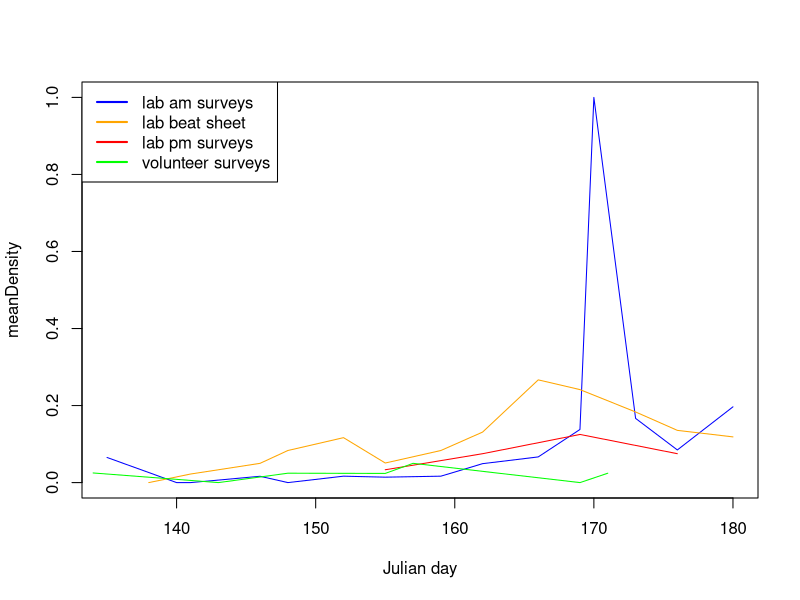
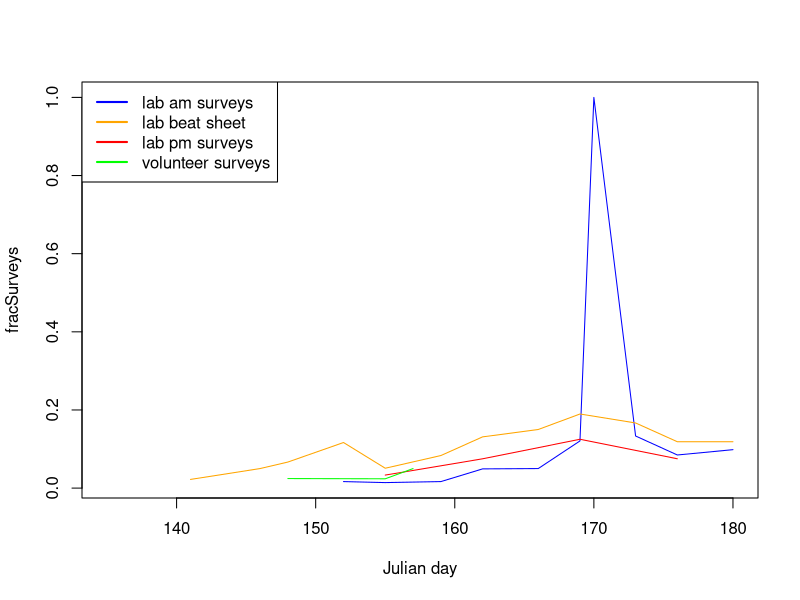
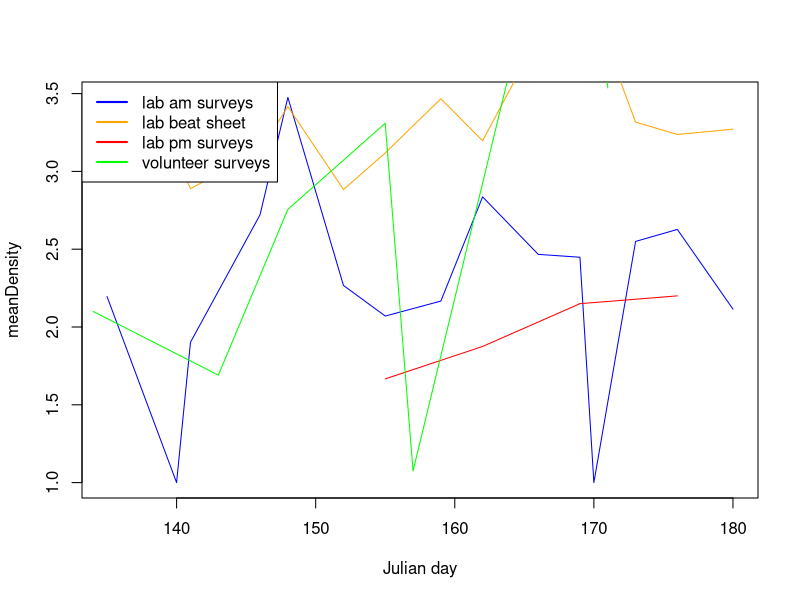
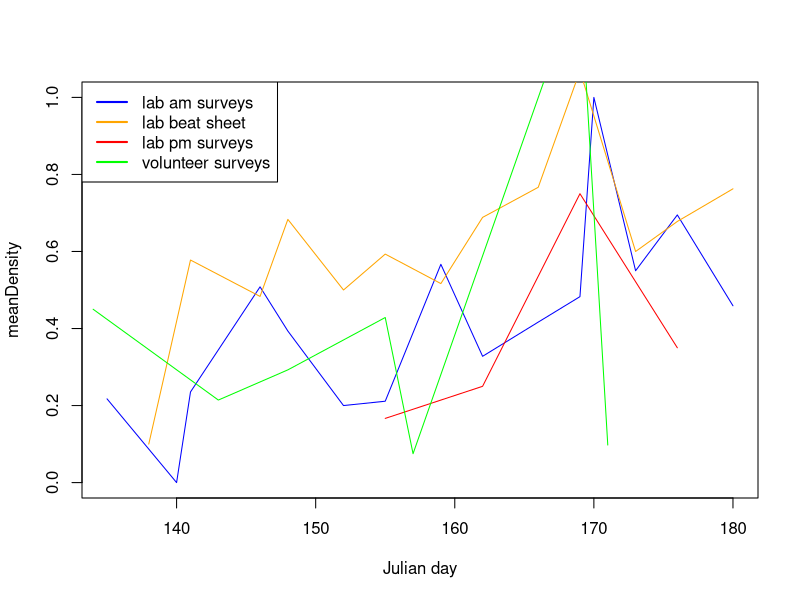
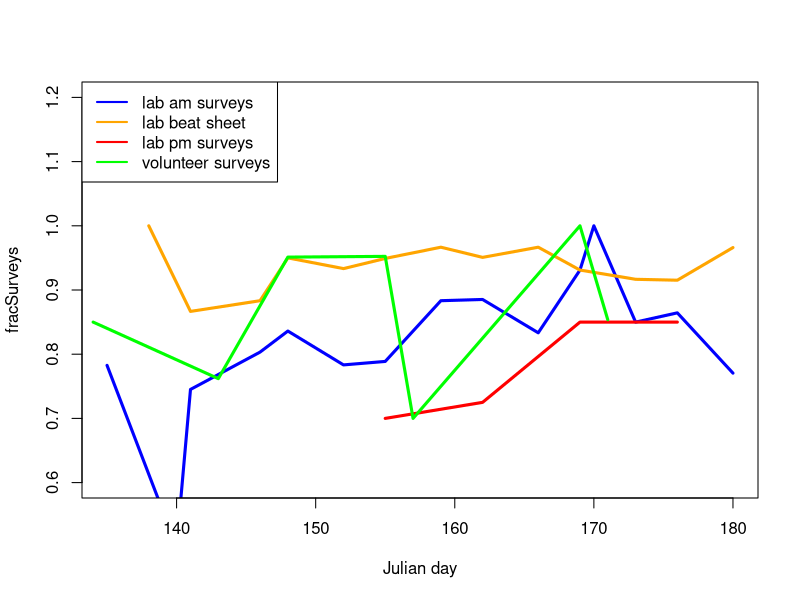
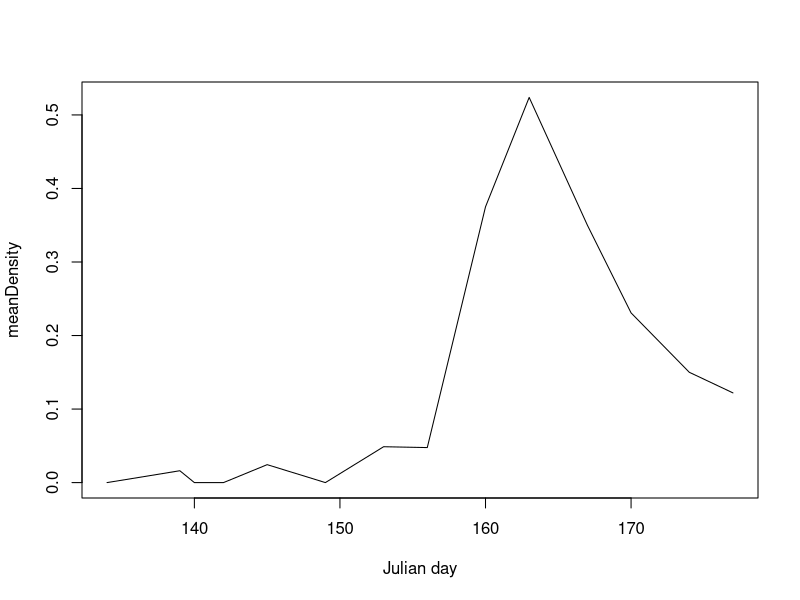

The R script that drew these images, in order:
################################################
# Script for conducting basic analyses based on 
# Caterpillars Count! data exported from the
# phpMyAdmin project site.

# Data include:
#
# tbl_surveys: date, site, time, and temperature of all survey events
#
# tbl_orders: arthropod observed, their length, and count associated with
#             each survey event

# Load required libraries
library(plyr)
library(dplyr)
library(lubridate)
library(stringr)

# Read in data
surveys = read.csv('data/tbl_surveys.csv', header=F)
orders = read.csv('data/tbl_orders.csv', header=F)

names(surveys) = c('surveyID', 'site', 'userID', 'circle', 'survey', 'dateStart',
                   'dateSubmit', 'tempMin', 'tempMax', 'notes', 'plantSp',
                   'herbivory', 'photo', 'isValid')
names(orders) = c('recordID', 'surveyID', 'arthropod', 'length', 'notes',
                  'count', 'photo', 'time', 'isValid')

# Convert 'survey' field to character from factor
surveys$survey = as.character(surveys$survey)


# Merge orders and surveys table
orders2 = merge(surveys, orders, by = 'surveyID', all.x = T)

orders2$date = as.POSIXlt(word(orders2$dateStart, 1, sep = " "), format = "%m/%d/%Y")
orders2$julianday = yday(orders2$date)

orders3 = orders2[, c('surveyID', 'userID','site', 'survey', 'circle', 'date','julianday',
                      'plantSp','herbivory','arthropod','length',
                      'count','notes.y','notes.x')]

# Add column with arthopod order code
arthcodes = read.csv('arth_codes.csv', header=T)
arthcodes1 = arthcodes[, c('ArthCode', 'DataName')]
names(arthcodes1) = c('arthCode', 'arthropod')
orders4 <- merge(orders3, arthcodes1, all.x = TRUE, sort = FALSE)
orders4 <- orders4[, c('surveyID', 'userID','site', 'survey', 'circle', 'date','julianday',
                        'plantSp','herbivory','arthropod','arthCode','length',
                        'count','notes.y','notes.x')]
orders4 <- orders4[order(orders4$date),]

# Add a column indicating if the leaves were wet
orders4$wetLeaves = c()
tempwet <- sort(c(grep("wet leaves", orders4$notes.x), grep("Wet leaves", orders4$notes.x), 
      grep("very dewy", orders4$notes.x), grep("Wet Leaves", orders4$notes.x)))
orders4$wetLeaves = rep('no', nrow(orders4))
orders4$wetLeaves[tempwet] = 'yes'

#tempwet$wetLeaves = 'yes'
#tempwet1 <- tempwet[, c('surveyID', 'wetLeaves')]
#orders5 <- merge(orders4, tempwet1, by = 'wetLeaves', all.x = T)
#orders5$wetLeaves[is.na(orders5$wetLeaves)] = 'no'


# temp fix of date class
orders4$date = as.character(orders4$date)

# add a year column
tempdate <- substring(orders4$date, 1, 4)
orders4$year = tempdate

# List of unique survey events
events = unique(orders4[, c("surveyID", "userID", "date", "year", "julianday", "site", "circle", "survey")])


# Function for checking survey events for a given site and year

surveyCount = function(events, site, year) {
  subevents = subset(events, site == site & year == year)
  #Count number of survey locations per date
  survcount1 = data.frame(table(subevents$date))
  names(survcount1) = c('date', 'numSurveys')                        
  survcount2 = data.frame(table(subevents[, c('date', 'circle', 'survey')]))
  zerocounts = survcount2[survcount2$Freq == 0,]
  zerocounts = zerocounts[order(zerocounts$date, zerocounts$circle, zerocounts$survey),]
  multicounts = survcount2[survcount2$Freq > 1,]
  multicounts = multicounts[order(multicounts$date, multicounts$circle, multicounts$survey),]
}





# Calculate mean density per survey

meanDensityByDay = function(surveyData,            # merged dataframe of surveys and orders tables
                       ordersToInclude = 'All',       # which arthropod orders to calculate density for (codes)
                       byTreeSpecies = FALSE, # do we want to calculate densities separately for each tree?
                       minLength = 0,         # minimum arthropod size to include
                       inputYear,
                       inputSite, 
                       plot = F,
                       plotVar = 'meanDensity', # 'meanDensity' or 'fracSurveys'
                       new = T,
                       color = 'black',
                       ...)                  
  
  {
  dataYearSite = surveyData[surveyData$year == inputYear & surveyData$site == inputSite, ]
  effortByDay = data.frame(table(unique(dataYearSite[, c('surveyID', 'julianday')])$julianday))
  names(effortByDay) = c('julianday', 'numSurveys')
  
  if(length(ordersToInclude)==1 & ordersToInclude[1]=='All') {
    ordersToInclude = unique(surveyData$arthCode)
  }
  
  temp = filter(surveyData,
                surveyData$year == inputYear & 
                surveyData$site == inputSite &
                length >= minLength & 
                arthCode %in% ordersToInclude)
  
  
  if (byTreeSpecies) {
    temp2 = ddply(temp, .(site, julianday, year, plantSp), summarize, 
                  totalCount = sum(count))
    
  } else {
    temp2 = ddply(temp, .(site, julianday, year), summarize, 
                  totalCount = sum(count), numSurveysGTzero = length(unique(surveyID[count > 0])))
  }
  
  temp3 = merge(effortByDay, temp2[, c('julianday', 'totalCount', 'numSurveysGTzero')], 
                by = 'julianday', all = T)
  temp3$totalCount[is.na(temp3$totalCount)] = 0
  temp3$meanDensity = temp3$totalCount/temp3$numSurveys
  temp3$fracSurveys = temp3$numSurveysGTzero / temp3$numSurveys
  temp3$julianday = as.numeric(as.character(temp3$julianday))
  if (plot & new) {
    plot(temp3$julianday, temp3[, plotVar], type = 'l', 
         col = color, xlab = "Julian day", ylab = plotVar, ...)
  } else if (plot & new==F) {
    points(temp3$julianday, temp3[, plotVar], type = 'l', col = color, ...)
  }
  return(temp3)
}





# Create different subsets of data for beat sheets vs visual surveys, 
# morning versus afternoon, etc. Also, try to pull out the number of leaves
# for the BEAT SHEETs.


# Separating the data:


# All visual surveys
visualsurvey = orders4[!grepl("BEAT SHEET", orders4$notes.x),]

# Botanical Garden visual surveys
visualsurveybg = visualsurvey[visualsurvey$site == 8892356,]

# Prairie Ridge visual surveys
visualsurveypr = visualsurvey[visualsurvey$site == 117,]


# For separating the Prairie Ridge data:

# Our visual surveys from 2015 ONLY, not including repeat surveys
# Checked data and "REPEAT SURVEY" only format used so far to indicate
tempvis = visualsurveypr[!grepl("REPEAT SURVEY", visualsurveypr$notes.x),]
labsurvey = tempvis[tempvis$userID %in% c(69, 130, 131, 132) & tempvis$year == 2015, ]

# Our repeat surveys ONLY
repsurvey = visualsurveypr[grep("REPEAT SURVEY", visualsurveypr$notes.x),]

# Volunteer surveys
volsurvey = visualsurveypr[visualsurveypr$userID == 129,]

# Beat sheets and isolating # leaves into a new column
beatsheet = orders4[grep("BEAT SHEET", orders4$notes.x),]
leavesNumTemp <- word(beatsheet$notes.x, -1, sep = "= ")
leavesNumTemp1 <- word(leavesNumTemp, -1, sep = "BEAT SHEET; Leaves  ")
leavesNumTemp2 <- word(leavesNumTemp1, -1, sep = "BEAT SHEET; Leaves=")
leavesNumTemp3 <- word(leavesNumTemp2, 1, sep = ";")
leavesNumTemp4 <- word(leavesNumTemp3, 1, sep = ",")
leavesNumTemp5 <- gsub(" ", "", leavesNumTemp4)
leavesNumTemp6 <- gsub("\n", "", leavesNumTemp5)
leavesNumTemp7 <- gsub("Unknown", "unknown", leavesNumTemp6)
beatsheet$leavesNum <- as.numeric(leavesNumTemp7)


# Pulling out # Leaves, use strsplit(orders4$notes.x, "BEAT SHEET; Leaves = ")
# splitbeat <- strsplit(as.character(beatsheet$notes.x), split = "BEAT SHEET; Leaves = ")
# beatsheet$leavesBeatTemp = splitbeat


# Plotting and calculations

#################
# Prairie Ridge #
#################

# Temporarily going to take out julian day 170, not a PR day and only one caterpillar seen on one survey
# Also going to take out julian day 138, num surveys too high for Prairie Ridge
labsurvey1 <- labsurvey[labsurvey$julianday != 170, ]
labsurvey1 <- labsurvey[labsurvey$julianday != 138, ]

# Change arthCodes to 'NONE' that were previously NA
# Make sure data entered correctly before doing this
labsurvey1$arthCode[is.na(labsurvey1$arthCode)] = "NONE"
beatsheet$arthCode[is.na(beatsheet$arthCode)] = "NONE"
repsurvey$arthCode[is.na(repsurvey$arthCode)] = "NONE"
volsurvey$arthCode[is.na(volsurvey$arthCode)] = "NONE"

# Two possibilities of dealing with caterpillar colony outliers (choose one)
# (Rerun the separating data section in between switching possibilities)
# #1. Reducing counts with more than 5 caterpillars to 5 caterpillars:
labsurvey1$count[labsurvey1$arthCode == "LEPL" & labsurvey1$count > 5] = 5
beatsheet$count[beatsheet$arthCode == "LEPL" & beatsheet$count > 5] = 5
labsurvey1$count[labsurvey1$arthCode == "LEPL" & labsurvey1$count > 5] = 5
labsurvey1$count[labsurvey1$arthCode == "LEPL" & labsurvey1$count > 5] = 5
# #2. Taking out large colonies completely:
labsurvey1 <- labsurvey1[!(labsurvey1$arthCode == "LEPL" & labsurvey1$count > 10),]
beatsheet <- beatsheet[!(beatsheet$arthCode == "LEPL" & beatsheet$count > 10),]
repsurvey <- repsurvey[!(repsurvey$arthCode == "LEPL" & repsurvey$count > 10),]
volsurvey <- volsurvey[!(volsurvey$arthCode == "LEPL" & volsurvey$count > 10),]

# Plot our morning surveys, our beat sheet surveys, our repeat surveys, and the volunteer surveys all on one graph

# Caterpillars only, mean density
PRam = meanDensityByDay(labsurvey1, "LEPL", inputYear = 2015, inputSite = 117, plot = T, plotVar = 'meanDensity', new = T, color = 'blue')
PRbs = meanDensityByDay(beatsheet, "LEPL", inputYear = 2015, inputSite = 117, plot = T, plotVar = 'meanDensity', new = F, color = 'orange')
PRpm = meanDensityByDay(repsurvey, "LEPL", inputYear = 2015, inputSite = 117, plot = T, plotVar = 'meanDensity', new = F, color = 'red')
PRvol = meanDensityByDay(volsurvey, "LEPL", inputYear = 2015, inputSite = 117, plot = T, plotVar = 'meanDensity', new = F, color = 'green')
legend("topleft", c('lab am surveys', 'lab beat sheet', 'lab pm surveys', 'volunteer surveys'),lwd = 2, lty = 'solid', 
       col = c('blue', 'orange', 'red', 'green'))

# Caterpillars only, fraction of surveys with at least one caterpillar
PRam = meanDensityByDay(labsurvey1, "LEPL", inputYear = 2015, inputSite = 117, plot = T, plotVar = 'fracSurveys', new = T, color = 'blue')
PRbs = meanDensityByDay(beatsheet, "LEPL", inputYear = 2015, inputSite = 117, plot = T, plotVar = 'fracSurveys', new = F, color = 'orange')
PRpm = meanDensityByDay(repsurvey, "LEPL", inputYear = 2015, inputSite = 117, plot = T, plotVar = 'fracSurveys', new = F, color = 'red')
PRvol = meanDensityByDay(volsurvey, "LEPL", inputYear = 2015, inputSite = 117, plot = T, plotVar = 'fracSurveys', new = F, color = 'green')
legend("topleft", c('lab am surveys', 'lab beat sheet', 'lab pm surveys', 'volunteer surveys'),lwd = 2, lty = 'solid', 
       col = c('blue', 'orange', 'red', 'green'))

# All orders, mean density
PRam.all = meanDensityByDay(labsurvey1, "All", inputYear = 2015, inputSite = 117, plot = T, plotVar = 'meanDensity', new = T, color = 'blue')
PRbs.all = meanDensityByDay(beatsheet, "All", inputYear = 2015, inputSite = 117, plot = T, plotVar = 'meanDensity', new = F, color = 'orange')
PRpm.all = meanDensityByDay(repsurvey, "All", inputYear = 2015, inputSite = 117, plot = T, plotVar = 'meanDensity', new = F, color = 'red')
PRvol.all = meanDensityByDay(volsurvey, "All", inputYear = 2015, inputSite = 117, plot = T, plotVar = 'meanDensity', new = F, color = 'green')
legend("topleft", c('lab am surveys', 'lab beat sheet', 'lab pm surveys', 'volunteer surveys'),lwd = 2, lty = 'solid', 
       col = c('blue', 'orange', 'red', 'green'))

# Selected orders, mean density
multorders <- c('LEPL', 'ORTH', 'ARAN','COLE', 'HEMI') # based on Birds of North America online, fledgling diet preferences, and the Avian Diet Database
PRam.mult = meanDensityByDay(labsurvey1, ordersToInclude = multorders, inputYear = 2015, inputSite = 117, 
                             plot = T, plotVar = 'meanDensity', new = T, color = 'blue', minLength = 5)
PRbs.mult = meanDensityByDay(beatsheet, ordersToInclude = multorders, inputYear = 2015, inputSite = 117, 
                             plot = T, plotVar = 'meanDensity', new = F, color = 'orange', minLength = 5)
PRpm.mult = meanDensityByDay(repsurvey, ordersToInclude = multorders, inputYear = 2015, inputSite = 117, 
                             plot = T, plotVar = 'meanDensity', new = F, color = 'red', minLength = 5)
PRvol.mult = meanDensityByDay(volsurvey, ordersToInclude = multorders, inputYear = 2015, inputSite = 117, 
                             plot = T, plotVar = 'meanDensity', new = F, color = 'green', minLength = 5)
legend("topleft", c('lab am surveys', 'lab beat sheet', 'lab pm surveys', 'volunteer surveys'),lwd = 2, lty = 'solid', 
       col = c('blue', 'orange', 'red', 'green'))



# Not really useful:
# All orders, fraction of surveys with at least one arthropod
PRam.all = meanDensityByDay(labsurvey1, "All", inputYear = 2015, inputSite = 117, plot = T, plotVar = 'fracSurveys', 
                        new = T, color = 'blue', ylim = c(0.6, 1.2), lwd = 3)
PRbs.all = meanDensityByDay(beatsheet, "All", inputYear = 2015, inputSite = 117, plot = T, plotVar = 'fracSurveys', 
                        new = F, color = 'orange', lwd = 3)
PRpm.all = meanDensityByDay(repsurvey, "All", inputYear = 2015, inputSite = 117, plot = T, plotVar = 'fracSurveys', 
                        new = F, color = 'red', lwd = 3)
PRvol.all = meanDensityByDay(volsurvey, "All", inputYear = 2015, inputSite = 117, plot = T, plotVar = 'fracSurveys', 
                        new = F, color = 'green', lwd = 3)
legend("topleft", c('lab am surveys', 'lab beat sheet', 'lab pm surveys', 'volunteer surveys'),lwd = 2, lty = 'solid', 
       col = c('blue', 'orange', 'red', 'green'))




# Merge each of the subsets above together
PRall1 = merge(PRam[,c('julianday','meanDensity')], PRbs[, c('julianday','meanDensity')], by='julianday', all = T)
names(PRall1) = c('julianday','density_am','density_bs')
PRall2 = merge(PRall1, PRpm[,c('julianday','meanDensity')], by = 'julianday', all = T)
names(PRall2)[4] = 'density_pm'
PRall = merge(PRall2, PRvol[,c('julianday','meanDensity')], by = 'julianday', all = T)
names(PRall)[5] = 'density_vol'

####################
# Botanical Garden #
####################

BG = meanDensityByDay(visualsurveybg, 'LEPL', inputYear = '2015', inputSite = 8892356,
                      plot = T, new = T, color = 'black') 
